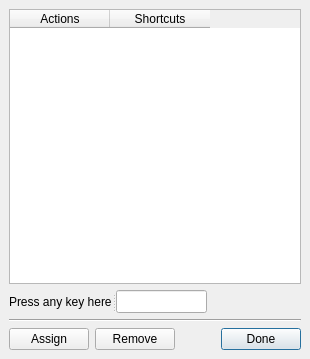
<ui version="4.0" >
 <author></author>
 <comment></comment>
 <exportmacro></exportmacro>
 <class>shortcutsDialog</class>
 <widget class="QDialog" name="shortcutsDialog" >
  <property name="geometry" >
   <rect>
    <x>0</x>
    <y>0</y>
    <width>310</width>
    <height>359</height>
   </rect>
  </property>
  <property name="focusPolicy" >
   <enum>Qt::ClickFocus</enum>
  </property>
  <property name="contextMenuPolicy" >
   <enum>Qt::NoContextMenu</enum>
  </property>
  <property name="windowTitle" >
   <string>Shortcuts Dialog</string>
  </property>
  <layout class="QGridLayout" >
   <property name="margin" >
    <number>9</number>
   </property>
   <property name="spacing" >
    <number>6</number>
   </property>
   <item row="2" column="0" colspan="2" >
    <widget class="Line" name="line" >
     <property name="orientation" >
      <enum>Qt::Horizontal</enum>
     </property>
    </widget>
   </item>
   <item row="0" column="0" colspan="2" >
    <widget class="QTableWidget" name="tableWidget" >
     <property name="editTriggers" >
      <set>QAbstractItemView::NoEditTriggers</set>
     </property>
     <property name="selectionBehavior" >
      <enum>QAbstractItemView::SelectRows</enum>
     </property>
     <property name="columnCount" >
      <number>2</number>
     </property>
     <column>
      <property name="text" >
       <string>Actions</string>
      </property>
     </column>
     <column>
      <property name="text" >
       <string>Shortcuts</string>
      </property>
     </column>
    </widget>
   </item>
   <item row="1" column="1" >
    <spacer>
     <property name="orientation" >
      <enum>Qt::Horizontal</enum>
     </property>
     <property name="sizeHint" >
      <size>
       <width>61</width>
       <height>23</height>
      </size>
     </property>
    </spacer>
   </item>
   <item row="1" column="0" >
    <widget class="QSplitter" name="splitter" >
     <property name="orientation" >
      <enum>Qt::Horizontal</enum>
     </property>
     <widget class="QLabel" name="label" >
      <property name="text" >
       <string>Press any key here</string>
      </property>
     </widget>
     <widget class="QLineEdit" name="editShortcut" />
    </widget>
   </item>
   <item row="3" column="0" colspan="2" >
    <layout class="QHBoxLayout" >
     <property name="margin" >
      <number>0</number>
     </property>
     <property name="spacing" >
      <number>6</number>
     </property>
     <item>
      <widget class="QPushButton" name="buttonAssign" >
       <property name="text" >
        <string>Assign</string>
       </property>
      </widget>
     </item>
     <item>
      <widget class="QPushButton" name="buttonRemove" >
       <property name="text" >
        <string>Remove</string>
       </property>
      </widget>
     </item>
     <item>
      <spacer>
       <property name="orientation" >
        <enum>Qt::Horizontal</enum>
       </property>
       <property name="sizeHint" >
        <size>
         <width>181</width>
         <height>20</height>
        </size>
       </property>
      </spacer>
     </item>
     <item>
      <widget class="QPushButton" name="buttonDone" >
       <property name="text" >
        <string>Done</string>
       </property>
       <property name="default" >
        <bool>true</bool>
       </property>
      </widget>
     </item>
    </layout>
   </item>
  </layout>
 </widget>
 <pixmapfunction></pixmapfunction>
 <resources/>
 <connections>
  <connection>
   <sender>buttonDone</sender>
   <signal>clicked()</signal>
   <receiver>shortcutsDialog</receiver>
   <slot>reject()</slot>
   <hints>
    <hint type="sourcelabel" >
     <x>369</x>
     <y>253</y>
    </hint>
    <hint type="destinationlabel" >
     <x>179</x>
     <y>282</y>
    </hint>
   </hints>
  </connection>
 </connections>
</ui>
